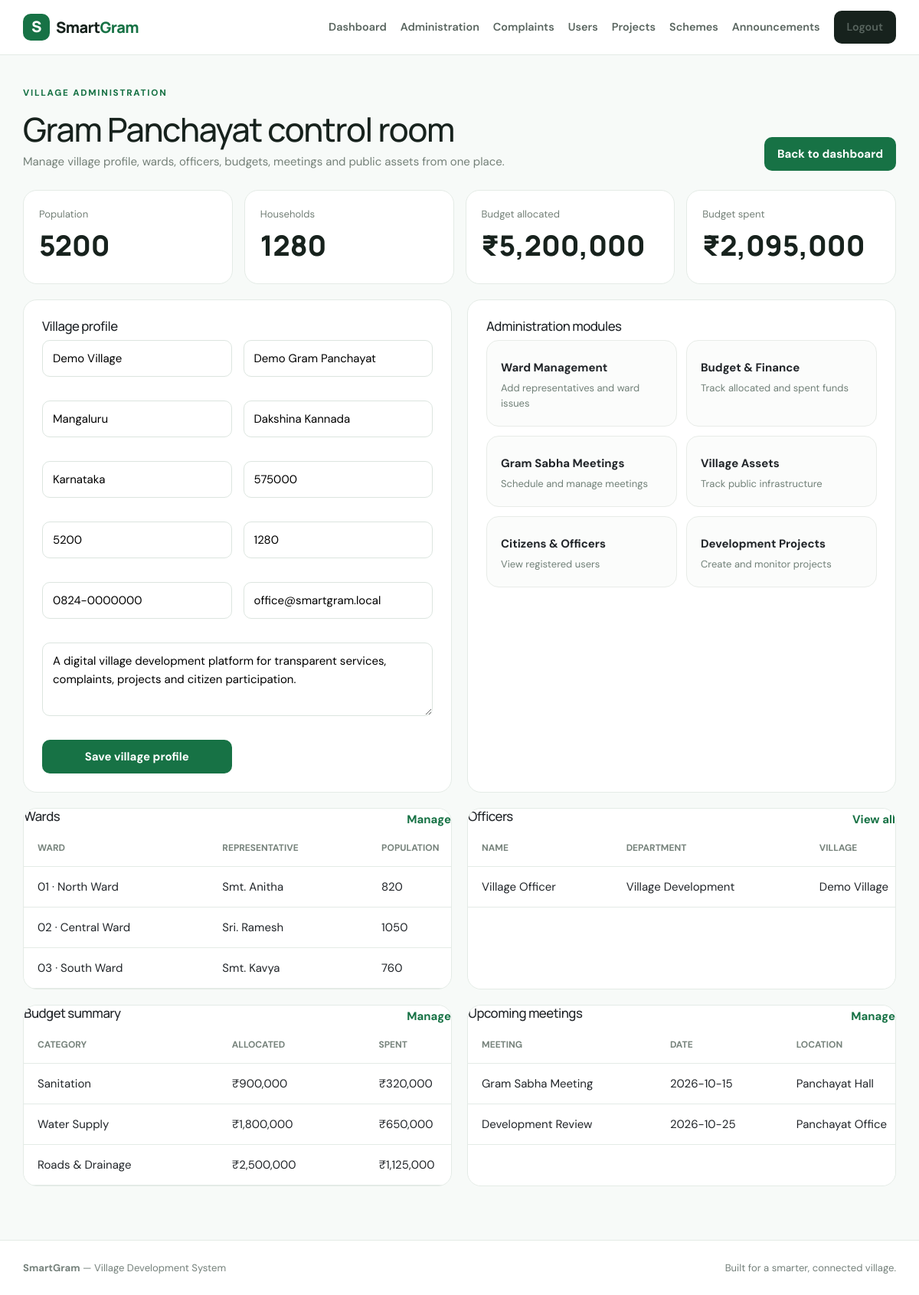
Screenshot of /administration (signed in) with the database file from the repository.
### tables this page shows
CREATE TABLE village_profile(id INTEGER PRIMARY KEY CHECK(id=1),village_name TEXT,gram_panchayat TEXT,taluk TEXT,district TEXT,state TEXT,pincode TEXT,population INTEGER,households INTEGER,contact TEXT,email TEXT,about TEXT);

CREATE TABLE wards(id INTEGER PRIMARY KEY AUTOINCREMENT,ward_no TEXT UNIQUE,name TEXT,representative TEXT,population INTEGER,issues TEXT);

CREATE TABLE users(id INTEGER PRIMARY KEY AUTOINCREMENT,name TEXT,email TEXT UNIQUE,phone TEXT,password TEXT,role TEXT DEFAULT 'citizen',village TEXT,department TEXT,created_at TEXT DEFAULT CURRENT_TIMESTAMP);

CREATE TABLE budgets(id INTEGER PRIMARY KEY AUTOINCREMENT,financial_year TEXT,category TEXT,allocated REAL,spent REAL,source TEXT,notes TEXT);

CREATE TABLE meetings(id INTEGER PRIMARY KEY AUTOINCREMENT,title TEXT,meeting_date TEXT,location TEXT,agenda TEXT,minutes TEXT,status TEXT DEFAULT 'Scheduled');

### app.py (the view)
@app.route('/administration')
def administration():
    if not admin(): return redirect(url_for('login'))
    c=db()
    profile=c.execute('select * from village_profile where id=1').fetchone()
    wards=c.execute('select * from wards order by ward_no').fetchall()
    budgets=c.execute('select * from budgets order by id desc').fetchall()
    meetings=c.execute('select * from meetings order by meeting_date').fetchall()
    officers=c.execute("select * from users where role='officer' order by name").fetchall()
    assets=c.execute('select a.*,u.name officer_name from village_assets a left join users u on u.id=a.assigned_officer order by a.id desc').fetchall()
    total_alloc=c.execute('select coalesce(sum(allocated),0) n from budgets').fetchone()['n']
    total_spent=c.execute('select coalesce(sum(spent),0) n from budgets').fetchone()['n']
    c.close()
    return render_template('administration.html',profile=profile,wards=wards,budgets=budgets,meetings=meetings,officers=officers,assets=assets,total_alloc=total_alloc,total_spent=total_spent)

### app.py (called while the page is built)
def db():
    c=sqlite3.connect(DB); c.row_factory=sqlite3.Row; return c

def admin(): return session.get('role')=='admin'

@app.context_processor
def common(): return {'logged_in':bool(session.get('user_id')),'current_user':session.get('name'),'role':session.get('role')}

### templates/administration.html
{% extends 'base.html' %}{% block title %}Village Administration{% endblock %}{% block content %}
<div class="heading"><div><div class="eyebrow">VILLAGE ADMINISTRATION</div><h1>Gram Panchayat control room</h1><p>Manage village profile, wards, officers, budgets, meetings and public assets from one place.</p></div><a class="greenbtn" href="{{url_for('admin_dashboard')}}">Back to dashboard</a></div>
<div class="stats four"><div><small>Population</small><b>{{profile.population}}</b></div><div><small>Households</small><b>{{profile.households}}</b></div><div><small>Budget allocated</small><b>₹{{'{:,.0f}'.format(total_alloc)}}</b></div><div><small>Budget spent</small><b>₹{{'{:,.0f}'.format(total_spent)}}</b></div></div>
<div class="grid2">
<div class="card"><div class="cardhead"><h3>Village profile</h3></div><form method="post" action="{{url_for('administration_profile')}}" class="twocol"><input class="input" name="village_name" value="{{profile.village_name}}" placeholder="Village name"><input class="input" name="gram_panchayat" value="{{profile.gram_panchayat}}" placeholder="Gram Panchayat"><input class="input" name="taluk" value="{{profile.taluk}}" placeholder="Taluk"><input class="input" name="district" value="{{profile.district}}" placeholder="District"><input class="input" name="state" value="{{profile.state}}" placeholder="State"><input class="input" name="pincode" value="{{profile.pincode}}" placeholder="Pincode"><input class="input" name="population" value="{{profile.population}}" placeholder="Population"><input class="input" name="households" value="{{profile.households}}" placeholder="Households"><input class="input" name="contact" value="{{profile.contact}}" placeholder="Office contact"><input class="input" name="email" value="{{profile.email}}" placeholder="Office email"><textarea class="input full" name="about" rows="3" placeholder="About village">{{profile.about}}</textarea><button class="greenbtn">Save village profile</button></form></div>
<div class="card"><div class="cardhead"><h3>Administration modules</h3></div><div class="quickgrid"><a href="{{url_for('administration_wards')}}"><b>Ward Management</b><span>Add representatives and ward issues</span></a><a href="{{url_for('administration_budgets')}}"><b>Budget & Finance</b><span>Track allocated and spent funds</span></a><a href="{{url_for('administration_meetings')}}"><b>Gram Sabha Meetings</b><span>Schedule and manage meetings</span></a><a href="{{url_for('administration_assets')}}"><b>Village Assets</b><span>Track public infrastructure</span></a><a href="{{url_for('users')}}"><b>Citizens & Officers</b><span>View registered users</span></a><a href="{{url_for('admin_projects')}}"><b>Development Projects</b><span>Create and monitor projects</span></a></div></div>
</div>
<div class="grid2"><div class="card tablewrap"><div class="cardhead"><h3>Wards</h3><a href="{{url_for('administration_wards')}}">Manage</a></div><table><tr><th>Ward</th><th>Representative</th><th>Population</th></tr>{% for w in wards %}<tr><td>{{w.ward_no}} · {{w.name}}</td><td>{{w.representative}}</td><td>{{w.population}}</td></tr>{% endfor %}</table></div>
<div class="card tablewrap"><div class="cardhead"><h3>Officers</h3><a href="{{url_for('users')}}">View all</a></div><table><tr><th>Name</th><th>Department</th><th>Village</th></tr>{% for o in officers %}<tr><td>{{o.name}}</td><td>{{o.department}}</td><td>{{o.village}}</td></tr>{% endfor %}</table></div></div>
<div class="grid2"><div class="card tablewrap"><div class="cardhead"><h3>Budget summary</h3><a href="{{url_for('administration_budgets')}}">Manage</a></div><table><tr><th>Category</th><th>Allocated</th><th>Spent</th></tr>{% for b in budgets[:5] %}<tr><td>{{b.category}}</td><td>₹{{'{:,.0f}'.format(b.allocated)}}</td><td>₹{{'{:,.0f}'.format(b.spent)}}</td></tr>{% endfor %}</table></div>
<div class="card tablewrap"><div class="cardhead"><h3>Upcoming meetings</h3><a href="{{url_for('administration_meetings')}}">Manage</a></div><table><tr><th>Meeting</th><th>Date</th><th>Location</th></tr>{% for m in meetings[:5] %}<tr><td>{{m.title}}</td><td>{{m.meeting_date}}</td><td>{{m.location}}</td></tr>{% endfor %}</table></div></div>
{% endblock %}

### static/css/style.css (style rules this page uses)
:root { --g:#177245;--gd:#0d4e30;--ink:#17221d;--muted:#748078;--line:#e4ebe6;--bg:#f7faf8 }
* { box-sizing:border-box }
body { margin:0;background:var(--bg);color:var(--ink);font:15px/1.6 "DM Sans",sans-serif }
h1,h2,h3,.brand { font-family:Manrope,sans-serif;letter-spacing:-.03em }
a { text-decoration:none;color:inherit }
.greenbtn,.outlinebtn,.darkbtn { display:inline-block;border:0;border-radius:10px;padding:10px 17px;font-weight:700;cursor:pointer }
.greenbtn { background:var(--g);color:#fff }
.eyebrow { font-weight:800;letter-spacing:.15em;font-size:.73rem;color:var(--g);margin-bottom:12px }
.features article,.card,.formcard,.project,.emergency,.stats>div { background:#fff;border:1px solid var(--line);border-radius:18px }
.heading { display:flex;justify-content:space-between;align-items:end;gap:20px;margin:40px 0 25px }
.heading h1 { font-size:2.7rem;margin:0 0 4px }
.heading p { margin:0;color:var(--muted) }
.stats { display:grid;grid-template-columns:repeat(3,1fr);gap:15px;margin-bottom:20px }
.stats>div { padding:20px }
.stats small,.stats span { display:block;color:var(--muted) }
.stats b { display:block;font:800 2.3rem Manrope;margin:5px 0 }
.card { padding:24px }
.cardhead { display:flex;justify-content:space-between;align-items:center }
.cardhead h3 { font-size:1.05rem }
.cardhead a { color:var(--g);font-weight:700 }
.input { width:100%;padding:11px 13px;border:1px solid #dce5df;border-radius:10px;margin:0 0 16px;background:#fff;outline:none }
.twocol { display:grid;grid-template-columns:1fr 1fr;gap:15px }
.tablewrap { padding:0;overflow:auto }
.tablewrap table { width:100%;border-collapse:collapse }
.tablewrap th,.tablewrap td { padding:14px 18px;border-bottom:1px solid var(--line);text-align:left;white-space:nowrap }
.tablewrap th { font-size:.75rem;text-transform:uppercase;color:#77837c }
.grid2 { display:grid;grid-template-columns:1fr 1fr;gap:18px }
.card small,.card b { display:block;margin-top:5px }
.grid2 { display:grid;grid-template-columns:repeat(2,minmax(0,1fr));gap:20px;margin:20px 0 }
.four { grid-template-columns:repeat(4,minmax(0,1fr)) }
.quickgrid { display:grid;grid-template-columns:repeat(2,minmax(0,1fr));gap:12px }
.quickgrid a { display:block;padding:18px;border:1px solid #e8ece8;border-radius:16px;text-decoration:none;background:#fbfcfb;transition:.2s }
.quickgrid b,.quickgrid span { display:block }
.quickgrid span { font-size:13px;color:#718078;margin-top:5px }
.full { grid-column:1/-1 }
.tablewrap { overflow:auto }
.tablewrap table { min-width:620px }

### rows the page displays
village_profile: population "5200", households "1280", village_name "Demo Village", gram_panchayat "Demo Gram Panchayat", taluk "Mangaluru", district "Dakshina Kannada", state "Karnataka", pincode "575000", contact "0824-0000000", email "office@smartgram.local", about "A digital village development platform for transparent services, complaints, projects and citizen participation."
wards: ward_no "01", name "North Ward", representative "Smt. Anitha", population "820"
wards: ward_no "02", name "Central Ward", representative "Sri. Ramesh", population "1050"
wards: ward_no "03", name "South Ward", representative "Smt. Kavya", population "760"
users: name "Village Officer", department "Village Development", village "Demo Village"
budgets: category "Sanitation", allocated "900,000", spent "320,000"
budgets: category "Water Supply", allocated "1,800,000", spent "650,000"
budgets: category "Roads & Drainage", allocated "2,500,000", spent "1,125,000"
meetings: title "Gram Sabha Meeting", meeting_date "2026-10-15", location "Panchayat Hall"
meetings: title "Development Review", meeting_date "2026-10-25", location "Panchayat Office"

### other values shown
{{ '{:,.0f}'.format(total_alloc) }} "5,200,000"
{{ '{:,.0f}'.format(total_spent) }} "2,095,000"
